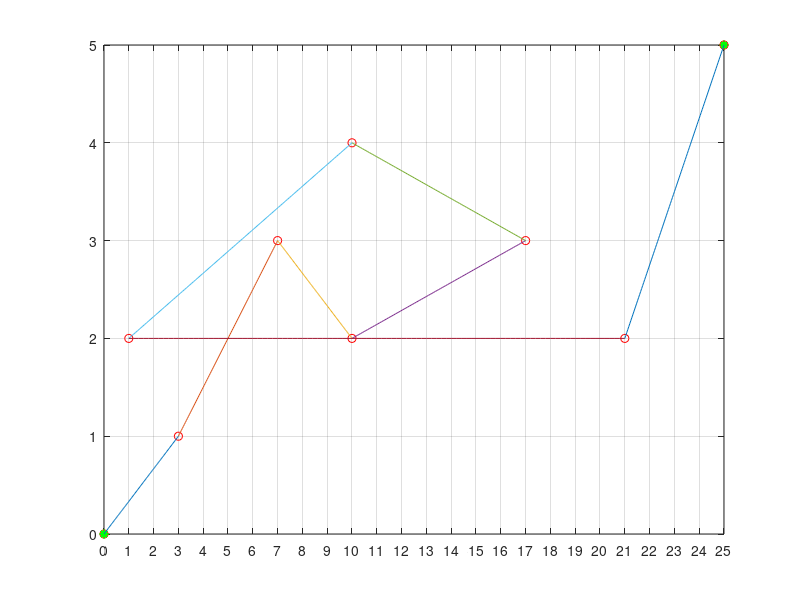
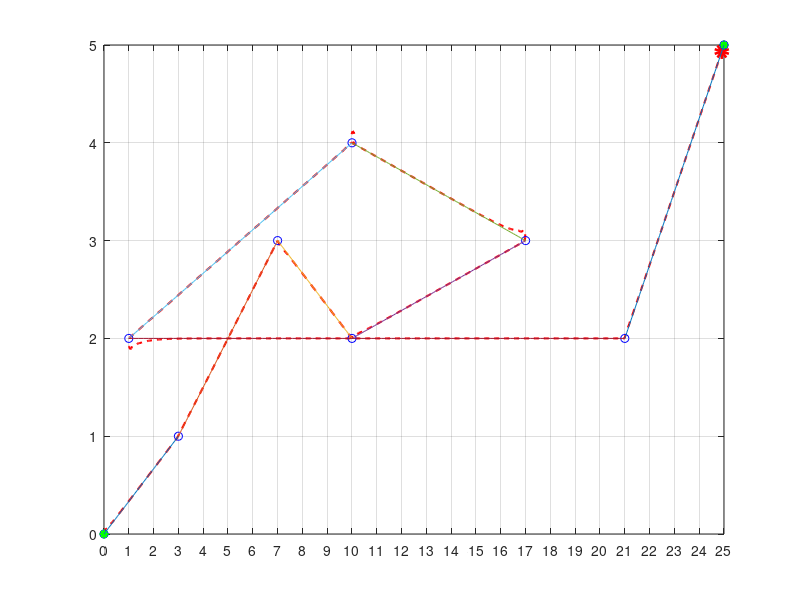
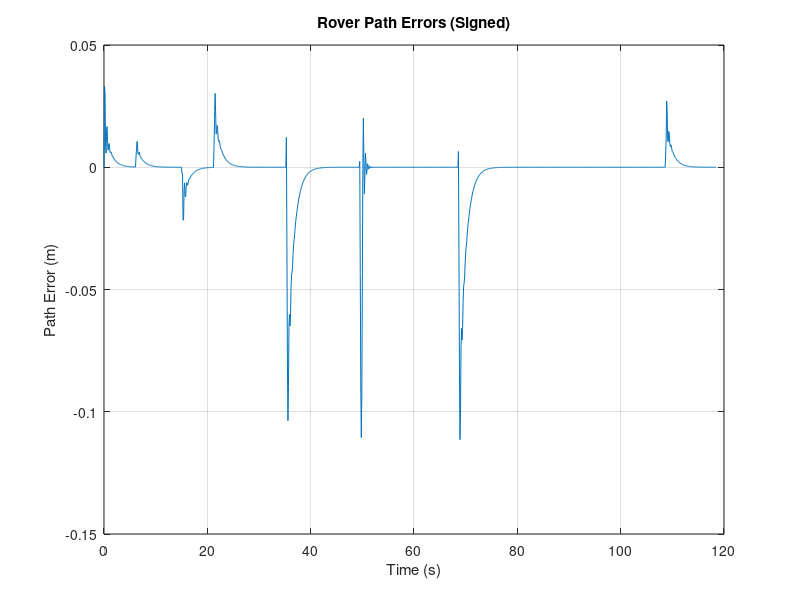
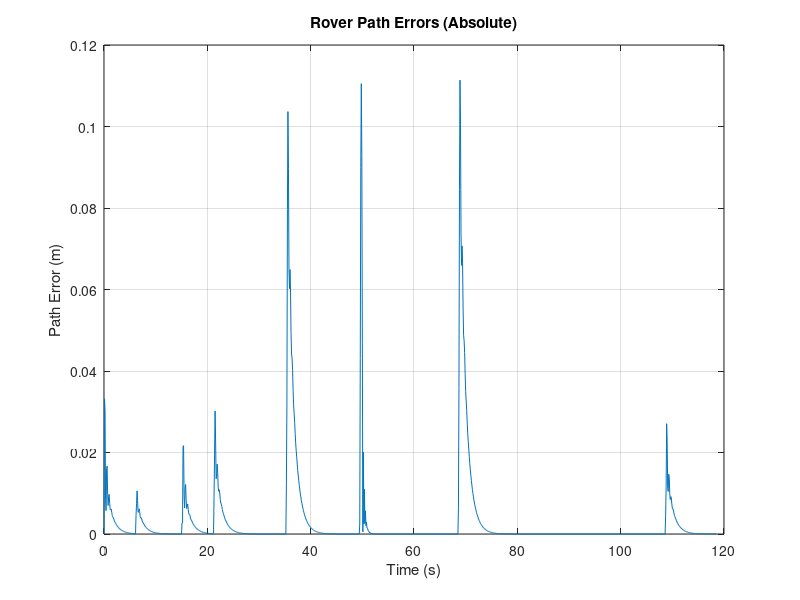

Reproduce these figures in MATLAB, in order.
% ------------------------------------------------------------------ %
%
%   Vikram Udyawer
%   306190672
%   Guidance & Control
%   Assignment 2 2012
%
% ------------------------------------------------------------------ %

%Main file to generate waypoints and straight line path

% Straight Line path generation
clear all;
clc;
close all;

%Construct waypoints
wp = [0,0;3,1;7,3;10,2;17,3;10,4;1,2;21,2;25,5];

%Define start and end points
pos.startx = wp(1,1);
pos.starty = wp(1,2);
pos.starttheta = 60*pi/180;

pos.endx = 25;
pos.endy = 5;
pos.endtheta = 0;

%Generate path between waypoints
for i = 1:length(wp)-1
    m = (wp(i+1,2)-wp(i,2))/(wp(i+1,1)-wp(i,1));
    x{i} = wp(i,1):(wp(i+1,1)-wp(i,1))/100:wp(i+1,1);
    yy{i} = m.*x{i} + wp(i,2) - m.*wp(i,1);
end

%Plot Waypoints, start, end position and staright line path
for i = 1:length(wp)
    plot(wp(i,1),wp(i,2),'ro');
    hold on
    plot(pos.startx,pos.starty,'g*')
    plot(pos.endx,pos.endy,'g*');
    grid on;
    set(gca,'xtick',[0:1:25]);
    set(gca,'ytick',[0:1:5]);
end
hold on;
for i = 1:length(wp)-1
    plot(x{i}(:),yy{i}(:),'-');
end

%% Generate Kinematic model of Ground Vehicle

V = 0.5;                    %Vehicle constant velocity (m/s)
phi_max = 45*pi/180;        %Maximum steering angle (rad)
phi_dot_max = 40*pi/180;    %Maximum turn rate (rad/s)
Store.x = [];
Store.y = [];
Store.theta = [];
Store.distanceerror = [];
Store.headingerror = [];
Store.t = [];

t_step = 0.1;               %Time step
t_final = 400;              %Simulation time

%Initialise vehicle position
pos.x = pos.startx;
pos.y = pos.starty;
pos.theta = pos.starttheta;
t = 0;

%Initialise controller gains
% % Option 1
% kp_d = -5;
% kd_d = 1;
% ki_d = -2;
% kp_heading = -4;
% kd_heading = 1.5;
% ki_heading = -3;

% % Option 2
% kp_d = -3;
% kd_d = 0.5;
% ki_d = -1;
% kp_heading = -2;
% kd_heading = 0.5;
% ki_heading = -1.5;

% Option 3
kp_d = -2.5;
kd_d = 0.3;
ki_d = -0.5;
kp_heading = -1.5;
kd_heading = 0.05;
ki_heading = -0.5;



%Initialise error values for derivative calculation
pos.distanceerror = 0;
pos.headingerror = 0;

%Initialise waypoint counter
wp_current = 1;
flag = 0;
for i = 1:length(wp)-1
    
    while t < t_final
        
        %Store initialised error values
        Store.distanceerror = [Store.distanceerror pos.distanceerror];
        Store.headingerror = [Store.headingerror pos.headingerror];
        Store.x = [Store.x pos.x];
        Store.y = [Store.y pos.y];
        error_d = pos.distanceerror;
        error_heading = pos.headingerror;
        Store.t = [Store.t t];
        Store.theta = [Store.theta pos.theta];
        
        %Update vehicle position based on velocity
        pos.x = V*t_step*cos(pos.theta) + pos.x;
        pos.y = V*t_step*sin(pos.theta) + pos.y;
        
        %Determine heading error of vehicle
        pos.targetheading = atan2((wp(i + 1,2) - wp(i,2)),...
            wp(i + 1,1) - wp(i,1));
        
        %         if pos.targetheading > 2*pi
        %             pos.targetheading = pos.targetheading - 2*pi;
        %         end
        
        pos.headingerror = pos.theta-pos.targetheading;
        
        %         if pos.headingerror > 2*pi
        %             pos.headingerror = pos.headingerror - 2*pi;
        %         end
        
        %Determine perpendicular distance error
        pos.distanceerror = -sin(pos.targetheading)*(pos.x - wp(i,1)) + ...
            cos(pos.targetheading)*(pos.y - wp(i,2));
        
        %Determine error derivatives
        pos.distancederivative = (pos.distanceerror - error_d)/t_step;
        pos.headingderivative = (pos.headingerror - error_heading)/t_step;
        
        %Update steering set point - Multiply derivative terms by flag, 0
        %if on step where a waypoint is changing otherwise you get
        %discontinuity and it will likely follow the wrong path
        pos.phi_sp = kp_d*pos.distanceerror + kd_d*pos.distancederivative*flag + ...
            kp_heading*pos.headingerror + kd_heading*pos.headingderivative*flag;
        
               
        %Impose steering limits
        if pos.phi_sp > phi_max
            pos.phi_sp = phi_max;
        elseif pos.phi_sp < -phi_max
            pos.phi_sp = -phi_max;
        end
        
        %Update car heading angle by commanded steering
        pos.theta = pos.theta + pos.phi_sp;
        
        %         if pos.theta > 2*pi
        %             pos.theta = pos.theta - 2*pi;
        %         end
        
        %Check if current next waypoint has been attained
        waypoint_dist = sqrt((wp(i + 1,1) - pos.x)^2 + ...
            (wp(i + 1,2) - pos.y)^2);
        
        flag = 1;
        if waypoint_dist < 0.1
            flag = 0;
            break
        end
        
        %Increment time step
        t = t + t_step;
        
    end
    
end

%Plot path planned by rover
figure
plot(Store.x,Store.y,'r--','LineWidth',1.5);
grid on
set(gca,'xtick',[0:1:25]);
set(gca,'ytick',[0:1:5]);    
hold on

%% % % % % % % % % % % % % % % % % % % % % % % % % % % % % % % % % % % % % 
% % %   SIMULATION
% % % % % % % % % % % % % % % % % % % % % % % % % % % % % % % % % % % % % 


%Initialise handle for rover simulation
h2 = plot(0,0,'ro');
axis([0 25 0 5]);

for i = 1:length(wp)
    plot(wp(i,1),wp(i,2),'bo');
    hold on
    plot(pos.startx,pos.starty,'g*')
    plot(pos.endx,pos.endy,'g*');
    grid on;
    set(gca,'xtick',[0:1:25]);
    set(gca,'ytick',[0:1:5]);
end
for i = 1:length(wp)-1
    plot(x{i}(:),yy{i}(:),'-');
end

%Simulate rover motion
for j = 1:length(Store.x)
    set(h2,'xdata',Store.x(j),'ydata',Store.y(j),'LineWidth',5);
    pause(0.01);
end
hold off

figure
%Plot heading and Path Errors
plot(Store.t,Store.distanceerror);
title('Rover Path Errors (Signed)');
xlabel('Time (s)');
ylabel('Path Error (m)');
grid on

figure
plot(Store.t,abs(Store.distanceerror));
title('Rover Path Errors (Absolute)');
xlabel('Time (s)');
ylabel('Path Error (m)');
grid on

figure
plot(Store.t,Store.headingerror*180/pi);
title('Rover Heading Errors (Signed)');
xlabel('Time (s)');
ylabel('Heading Error (degrees)');
grid on

figure
plot(Store.t,abs(Store.headingerror*180/pi));
title('Rover Heading Errors (Absolute)');
xlabel('Time (s)');
ylabel('Heading Error (degrees)');
grid on



